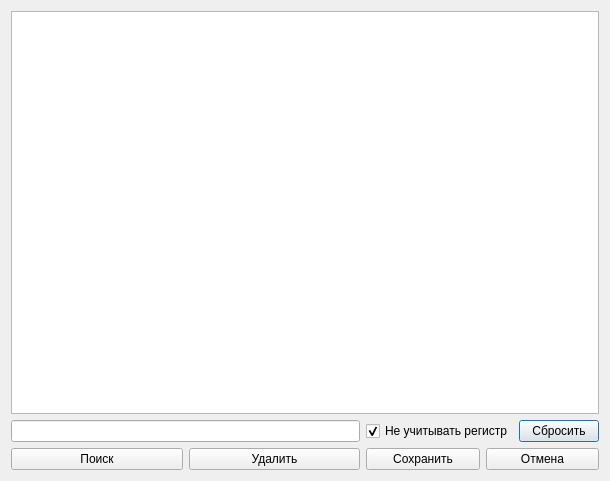
<?xml version="1.0" encoding="UTF-8"?>
<ui version="4.0">
 <class>PreviewTable</class>
 <widget class="QDialog" name="PreviewTable">
  <property name="geometry">
   <rect>
    <x>0</x>
    <y>0</y>
    <width>610</width>
    <height>481</height>
   </rect>
  </property>
  <property name="windowTitle">
   <string>Таблица товров</string>
  </property>
  <layout class="QGridLayout" name="gridLayout">
   <item row="1" column="0">
    <widget class="QLineEdit" name="lineEdit"/>
   </item>
   <item row="1" column="1">
    <layout class="QHBoxLayout" name="horizontalLayout_3">
     <item>
      <widget class="QCheckBox" name="checkBox">
       <property name="text">
        <string>Не учитывать регистр</string>
       </property>
       <property name="checked">
        <bool>true</bool>
       </property>
      </widget>
     </item>
     <item>
      <widget class="QPushButton" name="btn_reset">
       <property name="text">
        <string>Сбросить</string>
       </property>
      </widget>
     </item>
    </layout>
   </item>
   <item row="2" column="0">
    <layout class="QHBoxLayout" name="horizontalLayout_2">
     <item>
      <widget class="QPushButton" name="btn_search">
       <property name="text">
        <string>Поиск</string>
       </property>
      </widget>
     </item>
     <item>
      <widget class="QPushButton" name="btn_delete">
       <property name="text">
        <string>Удалить</string>
       </property>
      </widget>
     </item>
    </layout>
   </item>
   <item row="2" column="1">
    <layout class="QHBoxLayout" name="horizontalLayout">
     <item>
      <widget class="QPushButton" name="btn_save">
       <property name="text">
        <string>Сохранить</string>
       </property>
      </widget>
     </item>
     <item>
      <widget class="QPushButton" name="btn_cancel">
       <property name="text">
        <string>Отмена</string>
       </property>
      </widget>
     </item>
    </layout>
   </item>
   <item row="0" column="0" colspan="2">
    <widget class="QTableWidget" name="tableWidget">
     <property name="selectionMode">
      <enum>QAbstractItemView::SingleSelection</enum>
     </property>
     <property name="selectionBehavior">
      <enum>QAbstractItemView::SelectColumns</enum>
     </property>
     <attribute name="horizontalHeaderStretchLastSection">
      <bool>true</bool>
     </attribute>
    </widget>
   </item>
  </layout>
 </widget>
 <resources/>
 <connections/>
</ui>
